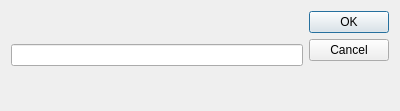
<?xml version="1.0" encoding="UTF-8"?>
<ui version="4.0">
 <class>LineInputDialog</class>
 <widget class="QDialog" name="LineInputDialog">
  <property name="geometry">
   <rect>
    <x>0</x>
    <y>0</y>
    <width>400</width>
    <height>111</height>
   </rect>
  </property>
  <property name="windowTitle">
   <string>Dialog</string>
  </property>
  <layout class="QHBoxLayout" name="horizontalLayout">
   <item>
    <widget class="QLineEdit" name="lineEdit"/>
   </item>
   <item>
    <widget class="QDialogButtonBox" name="buttonBox">
     <property name="orientation">
      <enum>Qt::Vertical</enum>
     </property>
     <property name="standardButtons">
      <set>QDialogButtonBox::Cancel|QDialogButtonBox::Ok</set>
     </property>
    </widget>
   </item>
  </layout>
 </widget>
 <resources/>
 <connections>
  <connection>
   <sender>buttonBox</sender>
   <signal>accepted()</signal>
   <receiver>LineInputDialog</receiver>
   <slot>accept()</slot>
   <hints>
    <hint type="sourcelabel">
     <x>248</x>
     <y>254</y>
    </hint>
    <hint type="destinationlabel">
     <x>157</x>
     <y>274</y>
    </hint>
   </hints>
  </connection>
  <connection>
   <sender>buttonBox</sender>
   <signal>rejected()</signal>
   <receiver>LineInputDialog</receiver>
   <slot>reject()</slot>
   <hints>
    <hint type="sourcelabel">
     <x>316</x>
     <y>260</y>
    </hint>
    <hint type="destinationlabel">
     <x>286</x>
     <y>274</y>
    </hint>
   </hints>
  </connection>
 </connections>
</ui>
